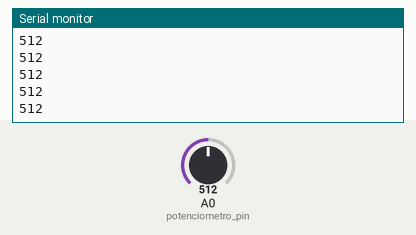
The sketch below on a simulated Arduino Uno, built with avr-gcc and run on an emulated ATmega328P. Shown: the last lines printed to the serial monitor. The inputs (shaded band) are chosen by the test bench; at power-on: A0 (potenciometro_pin) = 512.

Above: at 1.2 s.
1.3 s: A0 (potenciometro_pin) set to 716
At 2.3 s:
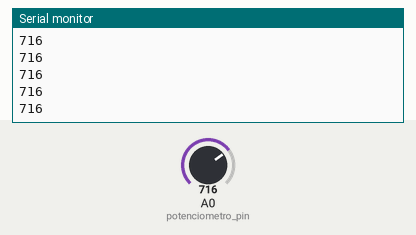
2.8 s: A0 (potenciometro_pin) set to 900
At 3.7 s:
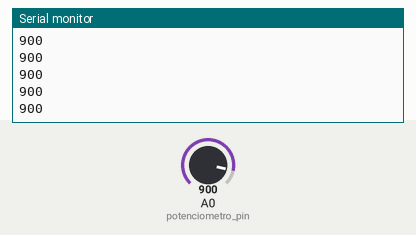
Timing chart, 0 to 5.8 s (numbered marks = the images above; inputs shaded):
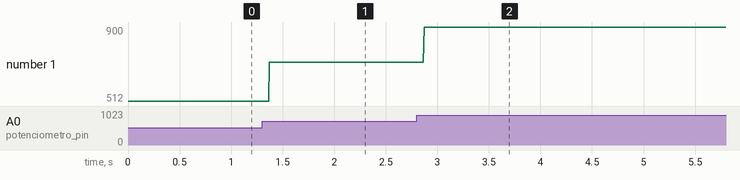

The sketch:

serial.ino
```cpp
int potenciometro_pin=0; //Analog 0
int valor_potenciometro=0;

void setup(){
  Serial.begin(9600);
}

void loop(){
  valor_potenciometro=analogRead(potenciometro_pin);
  Serial.println(valor_potenciometro);
  //delay(10);
}
```

Measured:
- after the input at 1.3 s, the serial monitor: prints a new line after 0.07 s (image 1)
- after the input at 2.8 s, the serial monitor: prints a new line after 0.07 s (image 2)
- plotted number 1: 512 → 716 after the input at 1.3 s, 716 → 900 after the input at 2.8 s
